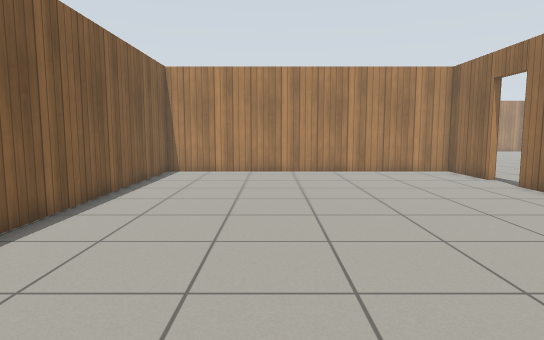
View 1 (above)

15 first-person views from a walk through a robot-simulator world made for Gazebo. The camera is 0.94 m above the floor, tilts 6° down and sees 75° across. The floor is counted in squares, 0.5 m on a side. Each view is taken from the middle of a square. On the plan, view 1 faces up. The plan holds only what a view shows up to about 18 squares ahead; the rest is blank. The place goes on beyond the plan. Simple patterns stand in for the simulator's built-in surfaces.

View 2
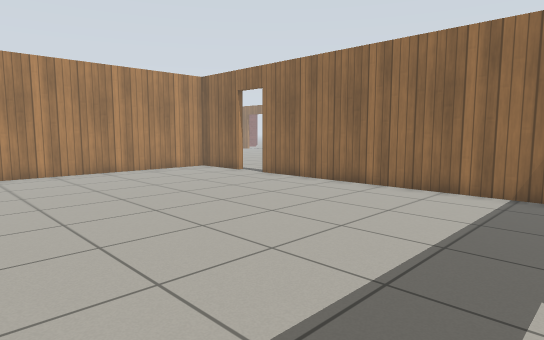

View 3
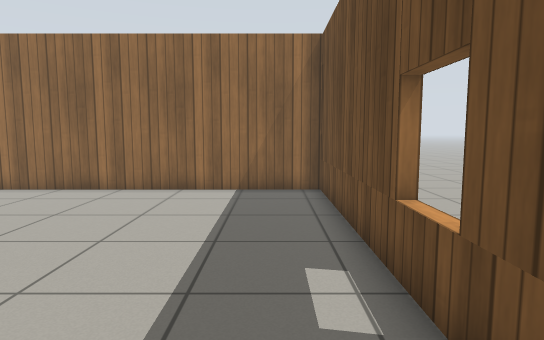

View 4
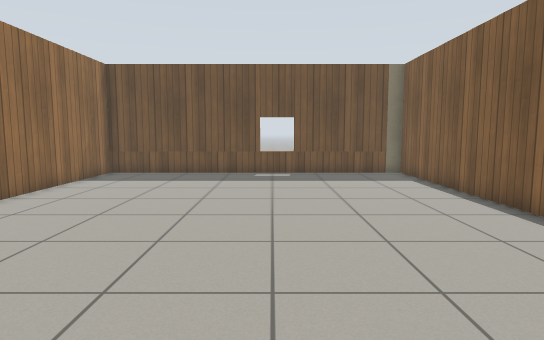

View 5
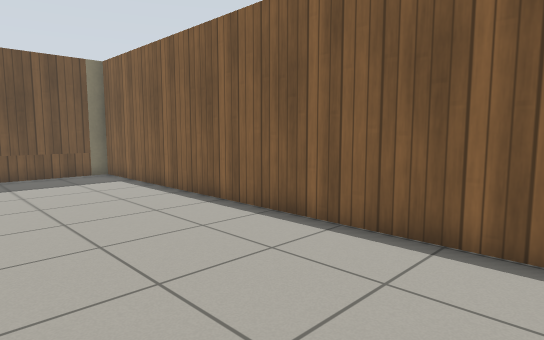

View 6
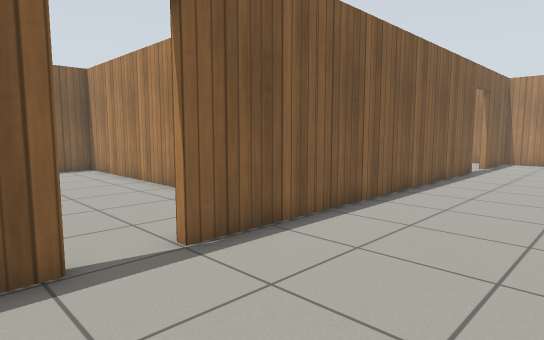

View 7
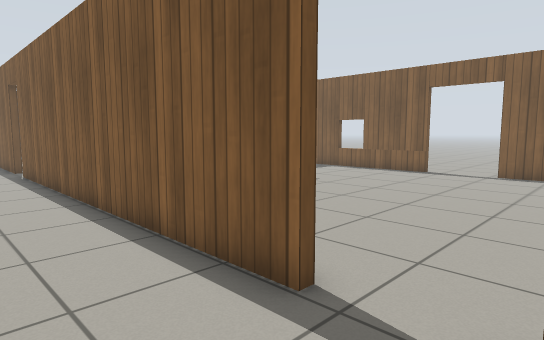

View 8
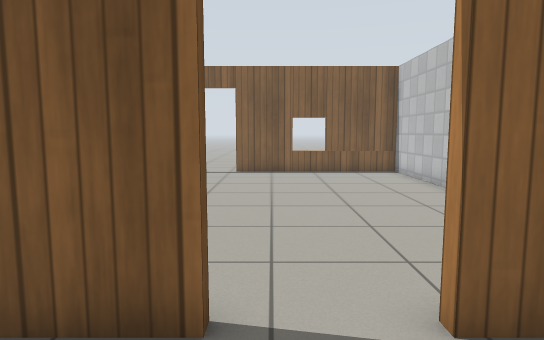

View 9
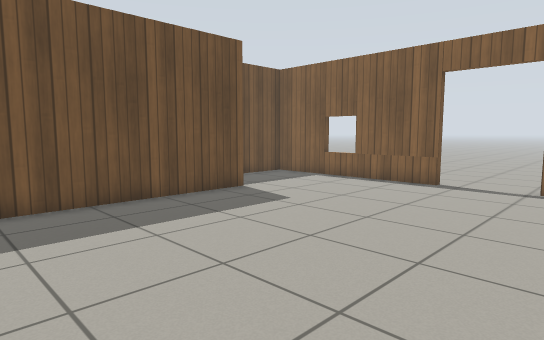

View 10
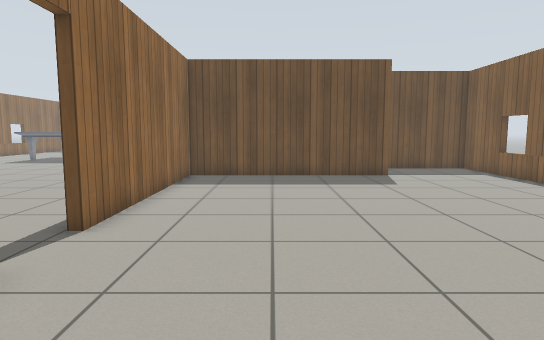

View 11
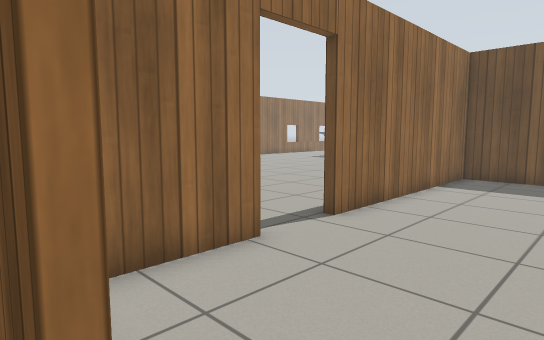

View 12
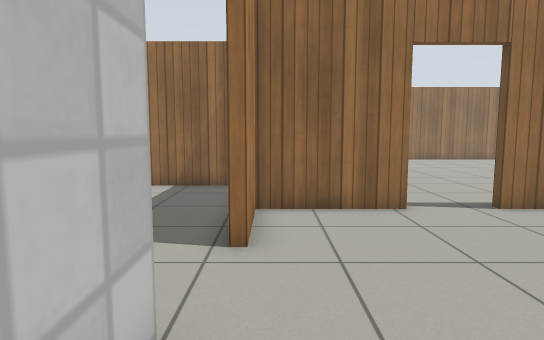

View 13
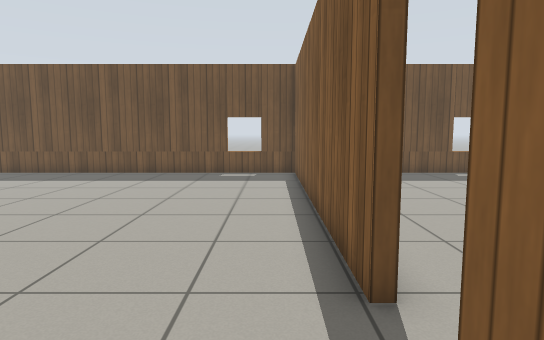

View 14
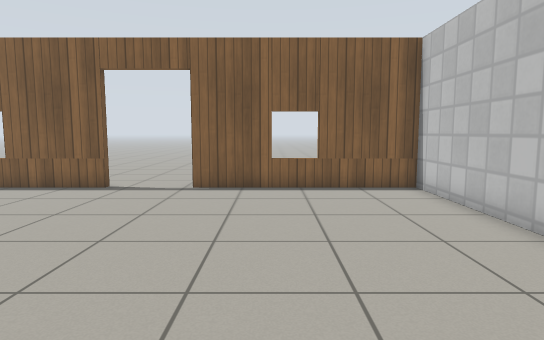

View 15
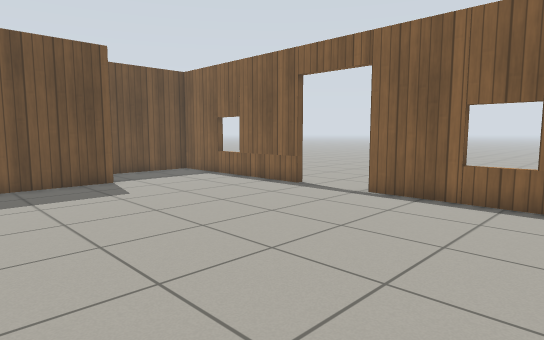

### Floor plan
Points are (right, up) in squares from view 1. A wall is a line through its corners. A room is listed if a view was taken in it or the views show most of it. See-through windows are left out.
Room 1 (views 1, 2, 3, 4, 5)
walls: (8.6, 14.1) (8.6, 16.5); (6.5, 17.2) (-5.1, 17.2) (-5.1, -0.6) (8.6, -0.6) (8.6, 12.3)
ways out: open door at (9, 13.5) to room 2; opening at (8, 17) to room 3
Room 2 (views 6, 7, 8, 13)
walls: (8.9, 16.5) (8.9, 14.1); (8.9, 12.3) (8.9, -0.6) (18.5, -0.6); (8.9, 29.4) (8.9, 21.1); (8.9, 32.5) (8.9, 31.7)
ways out: open door at (9, 13.5) to room 1; opening at (9, 18.5) to room 3; open door at (9, 30.5) to room 3
Room 3 (views 9, 12, 14, 15)
walls: (-0.3, 20.4) (6.5, 20.4); (-5.1, 25.3) (-5.1, 17.5) (-1.3, 17.5); (8.6, 31.7) (8.6, 35.4) (5.6, 35.4); (8.6, 21.1) (8.6, 29.4); (2.9, 36) (-5.1, 36) (-5.1, 28.2)
ways out: opening at (8, 17) to room 1; opening at (9, 18.5) to room 2; open door at (9, 30.5) to room 2; opening at (4.5, 36) to room 4; open door at (-5, 27)
Room 4 (views 10, 11)
walls: (5.6, 35.7) (6.9, 35.7); (12.6, 36.5) (12.6, 37.5)
ways out: opening at (4.5, 36) to room 3

Positions as (right, up) in squares from view 1, and headings:
1: (0, 0), facing up
2: (-3, 0), facing up-right
3: (-3, 1), facing right
4: (1, 16), facing down
5: (1, 16), facing down-left
6: (14, 11), facing up-left
7: (12, 32), facing down-left
8: (12, 30), facing left
9: (8, 30), facing down-left
10: (5, 36), facing down
11: (4, 36), facing down-right
12: (0, 35), facing right
13: (10, 16), facing down
14: (7, 31), facing left
15: (5, 34), facing down-left
